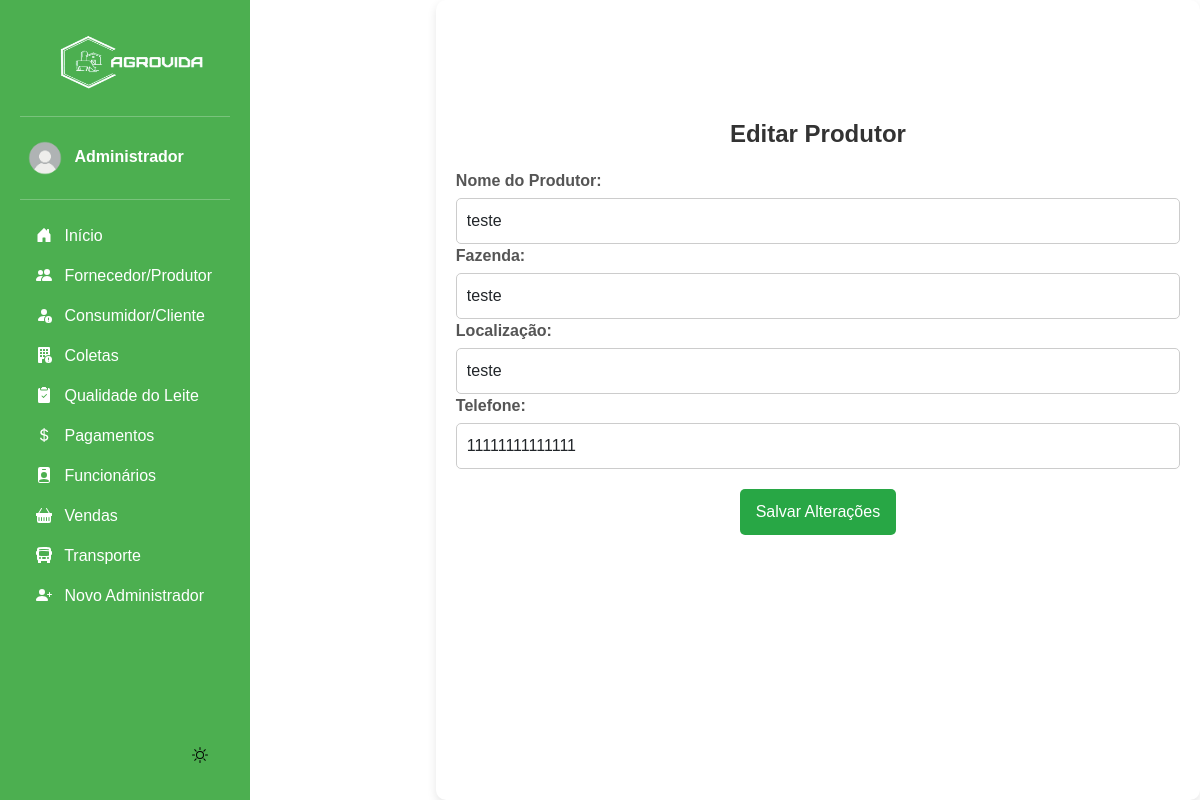
The app's page /editar_produtor/11/ (signed in) with its own data.
### app/models.py (models this page shows, shortened)
class Produtor(models.Model):
    nome = models.CharField(max_length=100)
    fazenda = models.CharField(max_length=150)
    localizacao = models.CharField(max_length=255)
    telefone = models.CharField(max_length=20)
    ativo = models.BooleanField(default=True)  # Campo para verificar se o produtor está ativo

### app/views.py (the view, shortened to what this page needs)
# urls.py: path('editar_produtor/<int:produtor_id>/', views.editar_produtor, name='editar_produtor'),
@login_required(login_url='login_index')
def editar_produtor(request, produtor_id):
    produtor = get_object_or_404(Produtor, id=produtor_id)
    return render(request, 'app/editar_produtor.html', {'produtor': produtor})

### app/templates/app/editar_produtor.html (shortened to what this page needs)
{% extends "base.html" %}
{% load static %}
{% block content %}
    <div class="form-container">
        <h2 class="form-title text-center">Editar Produtor</h2>
        <form method="POST">
            <div class="form-group">
                <label for="nome">Nome do Produtor:</label>
                <input type="text" id="nome" name="nome" class="form-control input-large" value="{{ nome|default:produtor.nome }}">
                <label for="fazenda">Fazenda:</label>
                <input type="text" id="fazenda" name="fazenda" class="form-control input-large" value="{{ fazenda|default:produtor.fazenda }}">
                <label for="localizacao">Localização:</label>
                <input type="text" id="localizacao" name="localizacao" class="form-control input-large" value="{{ localizacao|default:produtor.localizacao }}">
                <label for="telefone">Telefone:</label>
                <input type="text" id="telefone" name="telefone" class="form-control input-large" value="{{ telefone|default:produtor.telefone }}">
            </div>
            <button type="submit" class="btn btn-add">Salvar Alterações</button>
        </form>
    </div>
{% endblock %}

### base/templates/modulos/sidebar.html (shortened to what this page needs)
{% load static %}
<body>
<div class="container-sidebar">
    <div id="sidebar" class="sidebar">
        <img src="{% static 'img/logo.png' %}" alt="Logo" width="200" height="80" class="logo">
        <hr>
            <a href="#" class="nav-link text-white" data-bs-toggle="dropdown" aria-expanded="false" style="border-radius: 10px;">
                <img src="{% static "img/usuario.png" %}" alt="" width="50" height="50" class="rounded-circle">
                <strong>{{ request.user.first_name }}</strong>
            </a>
        <hr>
        <ul class="nav nav-pills flex-column mb-auto">
            <li>
                <a href="{% url "dashboard" %}" class="nav-link text-white">
                    <svg class="bi pe-none me-2" width="16" height="16"><use xlink:href="#home"/></svg>
                    Início
                </a>
            </li>
            <li>
                <a href="{% url "listar_produtor" %}" class="nav-link text-white">
                    <svg class="bi pe-none me-2" width="16" height="16"><use xlink:href="#produtores"/></svg>
                    Fornecedor/Produtor
                </a>
            </li>
            <li>
                <a href="{% url "listar_cliente" %}" class="nav-link text-white">
                    <svg class="bi pe-none me-2" width="16" height="16"><use xlink:href="#clientes"/></svg>
                    Consumidor/Cliente
                </a>
            </li>
            <li>
                <a href="{% url "listar_coleta" %}" class="nav-link text-white">
                    <svg class="bi pe-none me-2" width="16" height="16"><use xlink:href="#coleta"/></svg>
                    Coletas
                </a>
            </li>
            <li>
                <a href="{% url "listar_qualidade" %}" class="nav-link text-white">
                    <svg class="bi pe-none me-2" width="16" height="16"><use xlink:href="#qualidade"/></svg>
                    Qualidade do Leite
                </a>
            </li>
            <li>
                <a href="{% url "listar_pagamentos" %}" class="nav-link text-white">
                    <svg class="bi pe-none me-2" width="16" height="16"><use xlink:href="#dinheiro"/></svg>
                    Pagamentos
                </a>
            </li>
            <li>
                <a href="{% url "listar_funcionarios" %}" class="nav-link text-white">
                    <svg class="bi pe-none me-2" width="16" height="16"><use xlink:href="#funcionario"/></svg>
                    Funcionários
                </a>
            </li>
            <li>
                <a href="{% url "listar_vendas" %}" class="nav-link text-white">
                    <svg class="bi pe-none me-2" width="16" height="16"><use xlink:href="#venda"/></svg>
                    Vendas
                </a>
            </li>
            <li>
                <a href="{% url "listar_transporte" %}" class="nav-link text-white">
                    <svg class="bi pe-none me-2" width="16" height="16"><use xlink:href="#transporte"/></svg>
                    Transporte
                </a>
            </li>
            <li>
                <a href="{% url "cadastrar_admin" %}" class="nav-link text-white">
                    <svg class="bi pe-none me-2" width="16" height="16"><use xlink:href="#admin"/></svg>
                    Novo Administrador
                </a>
            </li>
        </ul>
        <button id="theme-toggle">
        <svg id="theme-icon" width="24" height="24" fill="currentColor"></svg>
        </button>
    </div>
    <div class="b-example-divider b-example-vr"></div>
    </div>
</body>

### base/static/css/inicio.css (style rules this page uses)
html, body { font-family: Arial, sans-serif; transition: background 0.3s, color 0.3s; height: 100vh; width: 100vw; margin: 0; display: flex; }
.b-example-divider { width: 100%; height: 3rem; }
.b-example-vr { flex-shrink: 0; width: 1.5rem; height: 100vh; }
.bi { vertical-align: -.125em; fill: currentColor; }
.nav-link { color: #222222; }
li { display: flex; width: 100%; }
.form-container { width: 800px; padding: 20px; background: #fff; border-radius: 10px; box-shadow: 0 4px 10px rgba(0, 0, 0, 0.1); margin-left: 150px; }
.form-title { font-size: 24px; font-weight: bold; margin-bottom: 20px; margin-top: 100px; color: #333; }
.form-group { text-align: left; margin-bottom: 15px; }
.form-group label { font-weight: bold; display: block; margin-bottom: 5px; color: #555; }
.form-control { width: 100%; padding: 10px; border: 1px solid #ccc; border-radius: 5px; font-size: 16px; transition: all 0.3s ease; height: auto; }
.btn { padding: 8px 12px; text-decoration: none; border-radius: 5px; transition: all 0.3s ease; }
.btn-add { display: block; width: max-content; margin: 20px auto; background: #28a745; color: white; padding: 10px 15px; font-size: 16px; }
#theme-toggle { display: flex; justify-content: end; align-items: end; border: none; cursor: pointer; background-color: transparent; }
#theme-icon { width: 32px; height: 32px; fill: currentColor; }
[data-bs-theme="light"] { background: #ffffff; color: #121212; transition: all 0.3s ease-in-out; }

### base/static/css/sidebar.css (style rules this page uses)
.sidebar { width: 250px; background: #4CAF50; padding: 20px; height: 100vh; color: white; position: fixed; left: 0; top: 0; bottom: 0; overflow-y: auto; display: flex; flex-direction: column; z-index: 1000; }
.container-sidebar { height: 100vh; width: 300px; }

### records on screen
Produtor: nome "teste", fazenda "teste", localizacao "teste", telefone "11111111111111"

### other values on screen
{{ request.user.first_name }} "Administrador"
